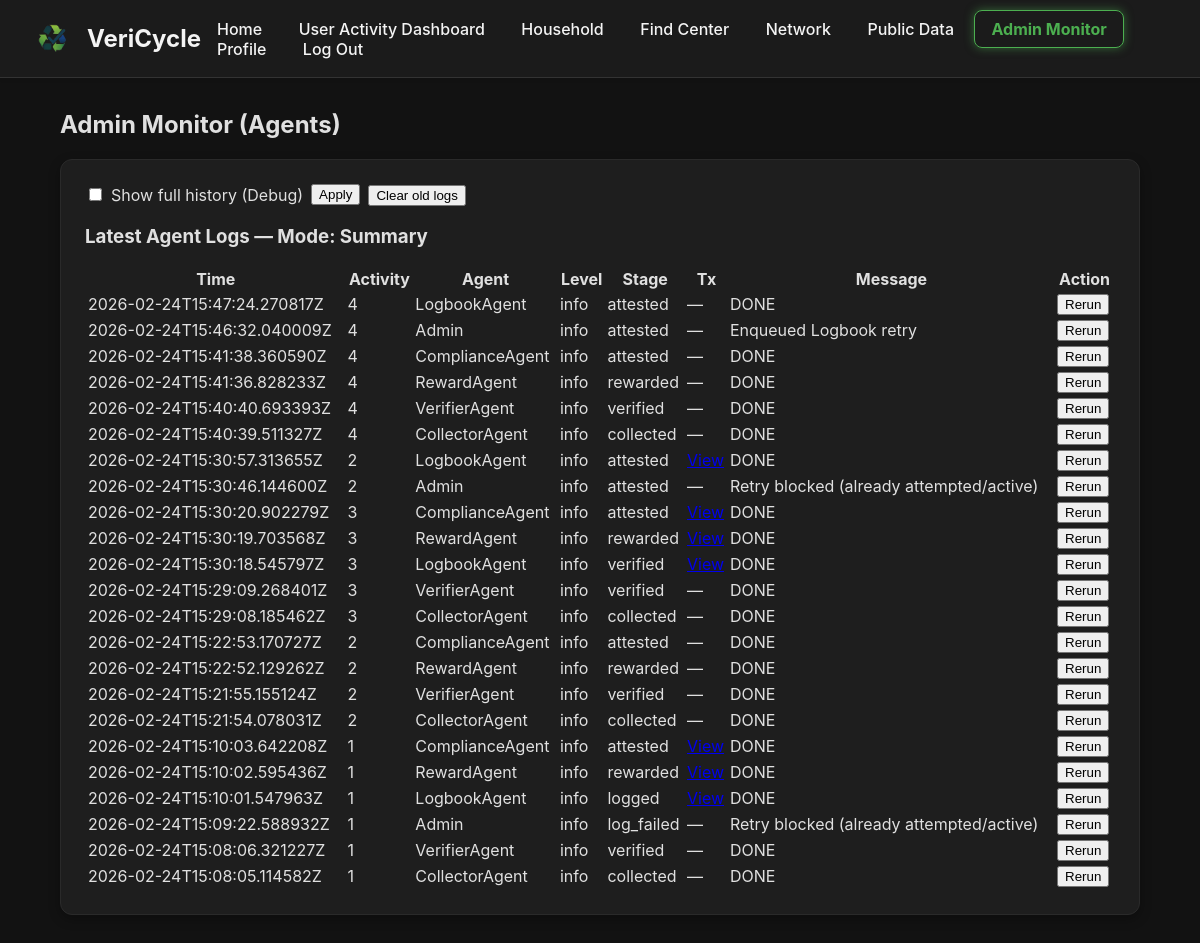
The page /admin/monitor (signed in) on the database its author committed.
### models.py (models this page shows)
class AgentLog(db.Model):
    id = db.Column(db.Integer, primary_key=True)
    created_at = db.Column(db.String(64), nullable=False)  # ISO UTC string
    activity_id = db.Column(db.Integer, nullable=False)
    agent_name = db.Column(db.String(64), nullable=False)
    level = db.Column(db.String(16), nullable=False, default="info")  # info|error
    message = db.Column(db.String(512), nullable=False)
    pipeline_stage = db.Column(db.String(50), nullable=True)
    hedera_tx_id = db.Column(db.String(150), nullable=True)
    last_error = db.Column(db.String(512), nullable=True)

### app.py (the view)
@app.get('/admin/monitor')
@login_required
def admin_monitor():
    debug_mode = (request.args.get('debug', '0').lower() in ('1', 'true', 'yes', 'on'))
    rows = AgentLog.query.order_by(AgentLog.id.desc()).limit(1000).all()
    if debug_mode:
        logs = rows
    else:
        seen = set()
        logs = []
        for row in rows:
            key = (row.activity_id, row.agent_name)
            if key in seen:
                continue
            seen.add(key)
            logs.append(row)
        logs = logs[:80]
    return render_template(
        'admin_monitor.html',
        logs=logs,
        debug_mode=debug_mode,
        mode_label='Full History (Debug)' if debug_mode else 'Summary',
        active_page='admin_monitor'
    )

### app.py (called while the page is built)
@login_manager.user_loader
def load_user(user_id):
    try:
        return db.session.get(User, int(user_id))
    except OperationalError:
        return None

### templates/admin_monitor.html
{% extends "base.html" %}
{% block content %}
<h2>Admin Monitor (Agents)</h2>
<div class="card" style="margin-top:12px;">
  <div style="display:flex; gap:8px; align-items:center; flex-wrap:wrap;">
    <form method="GET" action="/admin/monitor" style="display:flex; align-items:center; gap:8px;">
      <label style="display:flex; align-items:center; gap:6px;">
        <input type="checkbox" name="debug" value="1" {% if debug_mode %}checked{% endif %}>
        Show full history (Debug)
      </label>
      <button type="submit">Apply</button>
    </form>
    <form method="POST" action="/admin/clear-logs">
      <button type="submit">Clear old logs</button>
    </form>
  </div>
  <h3>Latest Agent Logs — Mode: {{ mode_label }}</h3>
  <table class="table" style="width:100%; margin-top:8px;">
    <thead>
      <tr>
        <th>Time</th>
        <th>Activity</th>
        <th>Agent</th>
        <th>Level</th>
        <th>Stage</th>
        <th>Tx</th>
        <th>Message</th>
        <th>Action</th>
      </tr>
    </thead>
    <tbody>
      {% for l in logs %}
      <tr>
        <td style="white-space:nowrap;">{{ l.created_at }}</td>
        <td>{{ l.activity_id }}</td>
        <td>{{ l.agent_name }}</td>
        <td>{{ l.level }}</td>
        <td>{{ l.pipeline_stage or "—" }}</td>
        <td style="white-space:nowrap;">
          {% if l.hedera_tx_id %}
            <a href="https://hashscan.io/testnet/transaction/{{ l.hedera_tx_id }}" target="_blank">View</a>
          {% else %}—{% endif %}
        </td>
        <td style="max-width:520px; overflow-wrap:anywhere;">{{ l.message }}</td>
        <td>
          <form method="POST" action="/admin/rerun/{{ l.activity_id }}">
            <button type="submit">Rerun</button>
          </form>
        </td>
      </tr>
      {% endfor %}
    </tbody>
  </table>
</div>
{% endblock %}

### rows shown on the page
AgentLog: created_at "2026-02-24T15:47:24.270817Z", activity_id "4", agent_name "LogbookAgent", level "info", pipeline_stage "attested", message "DONE"
AgentLog: created_at "2026-02-24T15:46:32.040009Z", activity_id "4", agent_name "Admin", level "info", pipeline_stage "attested", message "Enqueued Logbook retry"
AgentLog: created_at "2026-02-24T15:41:38.360590Z", activity_id "4", agent_name "ComplianceAgent", level "info", pipeline_stage "attested", message "DONE"
AgentLog: created_at "2026-02-24T15:41:36.828233Z", activity_id "4", agent_name "RewardAgent", level "info", pipeline_stage "rewarded", message "DONE"
AgentLog: created_at "2026-02-24T15:40:40.693393Z", activity_id "4", agent_name "VerifierAgent", level "info", pipeline_stage "verified", message "DONE"
AgentLog: created_at "2026-02-24T15:40:39.511327Z", activity_id "4", agent_name "CollectorAgent", level "info", pipeline_stage "collected", message "DONE"
AgentLog: created_at "2026-02-24T15:30:57.313655Z", activity_id "2", agent_name "LogbookAgent", level "info", pipeline_stage "attested", message "DONE"
AgentLog: created_at "2026-02-24T15:30:46.144600Z", activity_id "2", agent_name "Admin", level "info", pipeline_stage "attested", message "Retry blocked (already attempted/active)"
AgentLog: created_at "2026-02-24T15:30:20.902279Z", activity_id "3", agent_name "ComplianceAgent", level "info", pipeline_stage "attested", message "DONE"
AgentLog: created_at "2026-02-24T15:30:19.703568Z", activity_id "3", agent_name "RewardAgent", level "info", pipeline_stage "rewarded", message "DONE"
AgentLog: created_at "2026-02-24T15:30:18.545797Z", activity_id "3", agent_name "LogbookAgent", level "info", pipeline_stage "verified", message "DONE"
AgentLog: created_at "2026-02-24T15:29:09.268401Z", activity_id "3", agent_name "VerifierAgent", level "info", pipeline_stage "verified", message "DONE"
AgentLog: created_at "2026-02-24T15:29:08.185462Z", activity_id "3", agent_name "CollectorAgent", level "info", pipeline_stage "collected", message "DONE"
AgentLog: created_at "2026-02-24T15:22:53.170727Z", activity_id "2", agent_name "ComplianceAgent", level "info", pipeline_stage "attested", message "DONE"
AgentLog: created_at "2026-02-24T15:22:52.129262Z", activity_id "2", agent_name "RewardAgent", level "info", pipeline_stage "rewarded", message "DONE"
AgentLog: created_at "2026-02-24T15:21:55.155124Z", activity_id "2", agent_name "VerifierAgent", level "info", pipeline_stage "verified", message "DONE"
AgentLog: created_at "2026-02-24T15:21:54.078031Z", activity_id "2", agent_name "CollectorAgent", level "info", pipeline_stage "collected", message "DONE"
AgentLog: created_at "2026-02-24T15:10:03.642208Z", activity_id "1", agent_name "ComplianceAgent", level "info", pipeline_stage "attested", message "DONE"
AgentLog: created_at "2026-02-24T15:10:02.595436Z", activity_id "1", agent_name "RewardAgent", level "info", pipeline_stage "rewarded", message "DONE"
AgentLog: created_at "2026-02-24T15:10:01.547963Z", activity_id "1", agent_name "LogbookAgent", level "info", pipeline_stage "logged", message "DONE"
AgentLog: created_at "2026-02-24T15:09:22.588932Z", activity_id "1", agent_name "Admin", level "info", pipeline_stage "log_failed", message "Retry blocked (already attempted/active)"
AgentLog: created_at "2026-02-24T15:08:06.321227Z", activity_id "1", agent_name "VerifierAgent", level "info", pipeline_stage "verified", message "DONE"
AgentLog: created_at "2026-02-24T15:08:05.114582Z", activity_id "1", agent_name "CollectorAgent", level "info", pipeline_stage "collected", message "DONE"

### other values the page prints
{{ mode_label }} "Summary"
